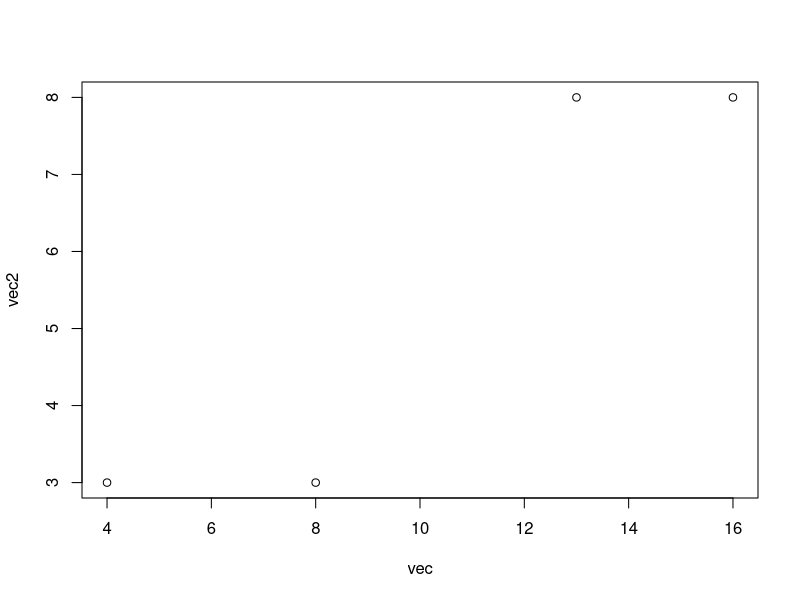

Write the R code that produced this figure.
## ---- chunk 1
# create a vector with 4 numeric elements:
vec = c(4, 8, 13, 16)
# what is the sum of the elements?
a = sum(vec)
a
## ---- chunk 2
# these variables are badly named! This plot could be anything.
vec2 = c(3, 3, 8, 8)
vec
plot( x = vec, y = vec2)
## ---- chunk 3
# add your code here #
a <- sd(vec2)
a
## ---- chunk 4
# add your code here #

## ---- chunk 5
# add your code here #

## ---- chunk 6
# add your code here #

